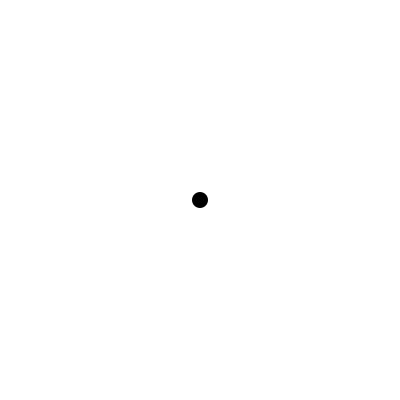
Frame 1 (no input)
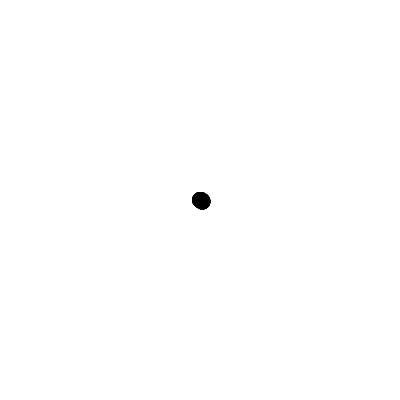
Frame 60 (the mouse pressed at the canvas centre just before this capture)
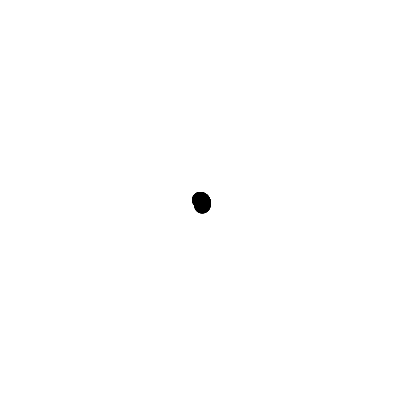
Frame 120 (the mouse held since frame 60 and released just before this capture)

The Processing sketch that drew these frames (run headless with seeded random() and noise(); from frame 60 on, the mouse is pressed at the canvas centre):

// Processing sketch: Polar_to_cartesian_2
// ── Polar_to_cartesian_2.pde
//A polar coordinate
float r = 0;
float theta = 0;

void setup(){
  size(400,400);
  background(255);
}

void draw(){
  float x = r * cos(theta);
  float y = r * sin(theta);
  
  noStroke();
  fill(0);
  ellipse(x + width/2, y+height/2, 16, 16);
  
  //increment the angle
  theta +=0.01;
  r +=0.05;
}
